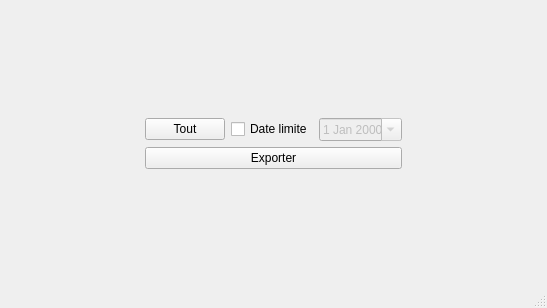
<?xml version="1.0" encoding="UTF-8"?>
<ui version="4.0">
 <class>MainWindow</class>
 <widget class="QMainWindow" name="MainWindow">
  <property name="geometry">
   <rect>
    <x>0</x>
    <y>0</y>
    <width>547</width>
    <height>308</height>
   </rect>
  </property>
  <property name="windowTitle">
   <string>MainWindow</string>
  </property>
  <widget class="QWidget" name="centralwidget">
   <layout class="QVBoxLayout" name="verticalLayout">
    <item>
     <layout class="QGridLayout" name="gridLayout">
      <item row="2" column="1">
       <widget class="QPushButton" name="pushButton_2">
        <property name="text">
         <string>Exporter</string>
        </property>
       </widget>
      </item>
      <item row="1" column="2" rowspan="2">
       <spacer name="horizontalSpacer_2">
        <property name="orientation">
         <enum>Qt::Horizontal</enum>
        </property>
        <property name="sizeHint" stdset="0">
         <size>
          <width>40</width>
          <height>20</height>
         </size>
        </property>
       </spacer>
      </item>
      <item row="1" column="0" rowspan="2">
       <spacer name="horizontalSpacer">
        <property name="orientation">
         <enum>Qt::Horizontal</enum>
        </property>
        <property name="sizeHint" stdset="0">
         <size>
          <width>40</width>
          <height>20</height>
         </size>
        </property>
       </spacer>
      </item>
      <item row="1" column="1">
       <layout class="QHBoxLayout" name="horizontalLayout">
        <item>
         <widget class="QPushButton" name="pushButton">
          <property name="text">
           <string>Tout</string>
          </property>
         </widget>
        </item>
        <item>
         <widget class="PyToggle" name="checkBox">
          <property name="text">
           <string>Date limite</string>
          </property>
         </widget>
        </item>
        <item>
         <widget class="QDateEdit" name="dateEdit">
          <property name="enabled">
           <bool>false</bool>
          </property>
          <property name="sizePolicy">
           <sizepolicy hsizetype="Maximum" vsizetype="Maximum">
            <horstretch>0</horstretch>
            <verstretch>0</verstretch>
           </sizepolicy>
          </property>
          <property name="minimumSize">
           <size>
            <width>83</width>
            <height>0</height>
           </size>
          </property>
          <property name="buttonSymbols">
           <enum>QAbstractSpinBox::NoButtons</enum>
          </property>
          <property name="calendarPopup">
           <bool>true</bool>
          </property>
         </widget>
        </item>
       </layout>
      </item>
      <item row="3" column="0" colspan="3">
       <spacer name="verticalSpacer">
        <property name="orientation">
         <enum>Qt::Vertical</enum>
        </property>
        <property name="sizeHint" stdset="0">
         <size>
          <width>20</width>
          <height>40</height>
         </size>
        </property>
       </spacer>
      </item>
      <item row="0" column="0" colspan="3">
       <spacer name="verticalSpacer_2">
        <property name="orientation">
         <enum>Qt::Vertical</enum>
        </property>
        <property name="sizeHint" stdset="0">
         <size>
          <width>20</width>
          <height>40</height>
         </size>
        </property>
       </spacer>
      </item>
     </layout>
    </item>
   </layout>
  </widget>
  <widget class="QStatusBar" name="statusbar"/>
 </widget>
 <customwidgets>
  <customwidget>
   <class>PyToggle</class>
   <extends>QCheckBox</extends>
   <header>Module.Widget.SliderToggle</header>
  </customwidget>
 </customwidgets>
 <resources/>
 <connections/>
</ui>
